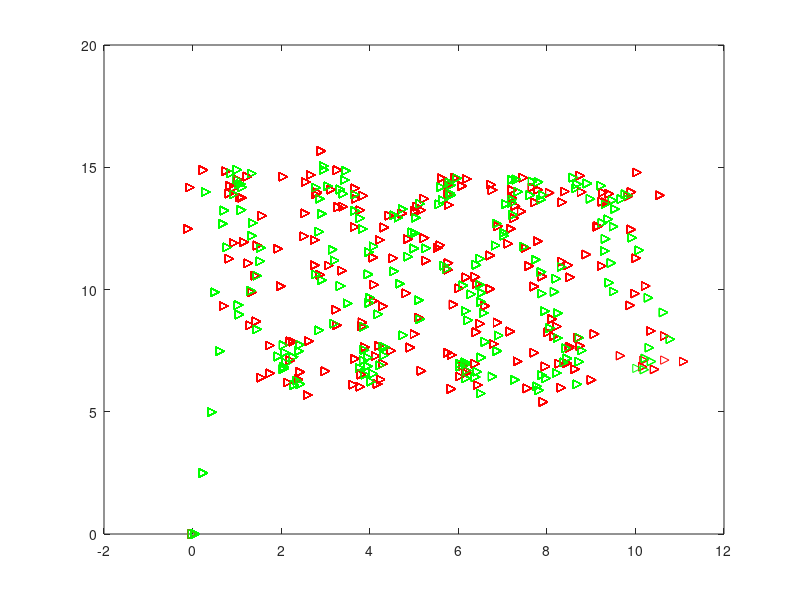
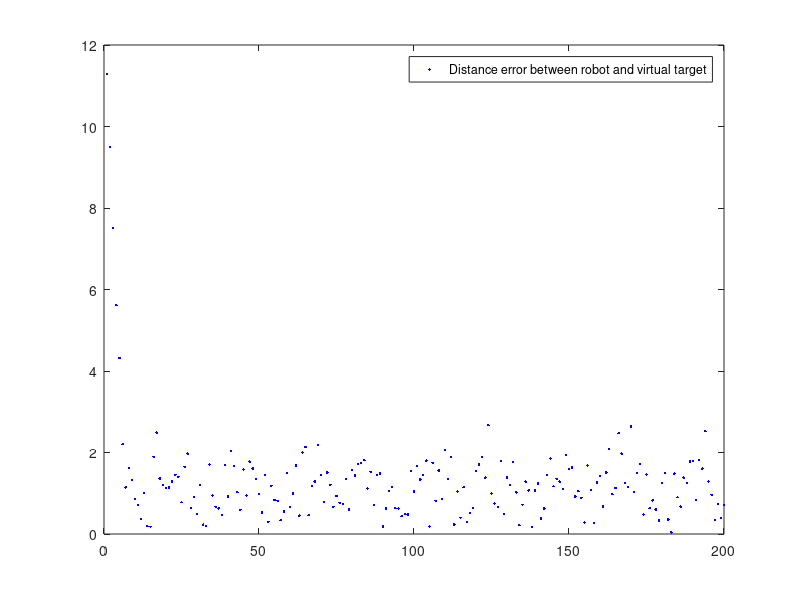
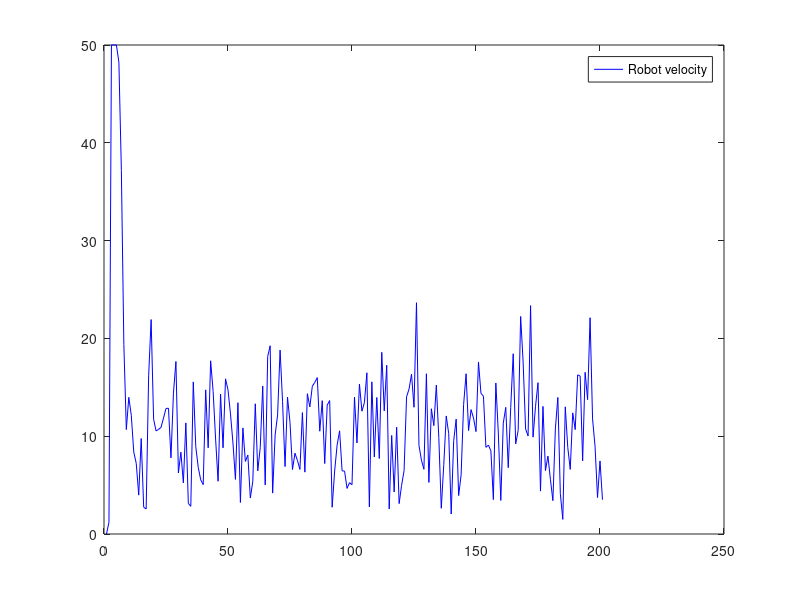
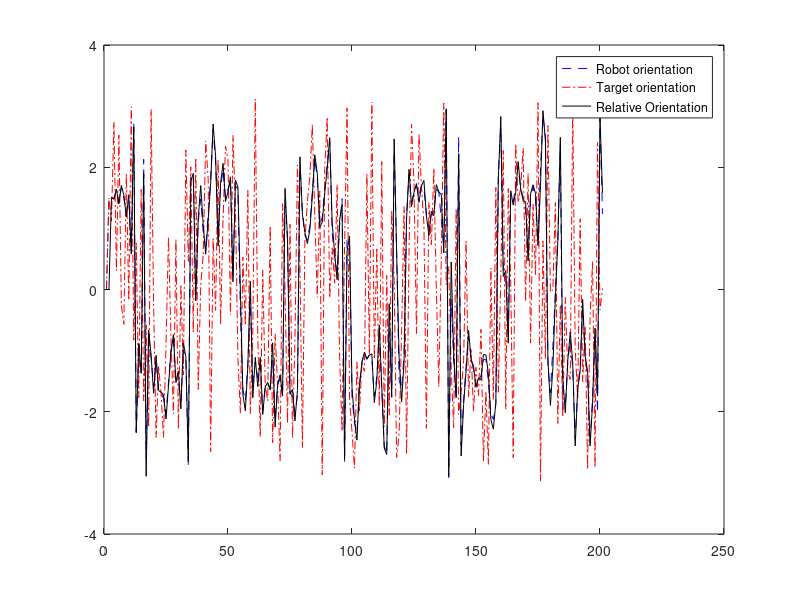

These charts were generated, in order, by the following MATLAB code:
% CPE470/670 Project 2: Potential Field Path Planning
% ========Set parameters for simulation============
clc,clear
close all
n = 2; % Number of dimensions
delta_t = 0.05; % Set time step
t = 0:delta_t:10;% Set total simulation time
lambda = 8.5; % Set scaling factor of attractive potential field
vr_max = 50; % Set maximum of robot velocity
%==================Set VIRTUAL TARGET=================
qv = zeros (length(t),n); %Initial positions of virtual target
pv = 1.2; %Set velocity of virtual target
theta_t = zeros (length(t),1); % Initial heading of the virtual target
 
%===========Set ROBOT =================
%Set initial state of robot (robot)
qr = zeros (length(t),n); %initial position of robot
v_rd =  zeros (length(t),1); %Initial velocity of robot
theta_r = zeros (length(t),1); % Initial heading of the robot
%============Set relative states between robot and VIRTUAL TARGET=================
qrv = zeros (length(t),n); %Save relative positions between robot and virtual target
prv = zeros(length(t),n); %Save relative velocities between robot and virtual target
%====Compute initial relative states between robot and virtual target====
qrv(1,:) = qv(1,:) - qr(1,:);%Compute the initial relative position
%Compute the initial relative velocity
prv(1,:) = [pv*cos(theta_t(1))-v_rd(1)*cos(theta_r(1)), pv*sin(theta_t(1))-v_rd(1)*sin(theta_r(1))];
%====Set noise mean and standard deviation====
noise_mean = 0.5;
noise_std = 0.5; %try 0.2 also
%=========MAIN PROGRAM==================
for i =2:length(t)  
    %linear w/o noise
    %qv_x = t(i);
    %qv_y = t(i);
    %sine w/o noise
    %qv_x = t(i);
    %qv_y = sin(t(i));
    %linear noise
    %qv_x = t(i)+ noise_std * randn + noise_mean;
    %qv_y = 4*t(i) + 10 + noise_std * randn + noise_mean;
    %Sine noisy
    qv_x = t(i) + noise_std * randn + noise_mean;
    qv_y = 4*sin(t(i) * 3) + 10 + noise_std * randn + noise_mean;
    %++++++++++CIRCULAR TRAJECTORY+++++++++++
      %Set target trajectory moving in CIRCULAR trajectory WITHOUT noise
     %qv_x = 60 - 15*cos(t(i));
     %qv_y = 30 + 15*sin(t(i));
     %qv(i,:) = [qv_x, qv_y]; %compute position of virtual target
     %Set target trajectory moving in CIRCULAR trajectory WITH noise
    %qv_x = 60 - 15*cos(t(i))+ noise_std * randn + noise_mean;
    %qv_y = 30 + 15*sin(t(i)) + noise_std * randn + noise_mean;
    %qv(i,:) = [qv_x, qv_y];  %compute position of target
      %Compute the target heading
    qv(i,:) = [qv_x, qv_y];
    qt_diff(i,:) =  qv(i,:)- qv(i-1,:);
    theta_t(i) = atan2(qt_diff(i,2),qt_diff(i,1)); 
 ...(Your code is here)%======UPDATE position and velocity of robot===========

    Phi(i) = atan2(qrv(i - 1,2), qrv(i - 1,1));
    term1 = pv^2;
    term2 = 2*lambda*norm(qrv(i - 1,:))*pv*abs(cos(theta_t(i)-Phi(i)));
    term3 = (norm(qrv(i - 1,:))*lambda)^2;
    v_rd(i) = sqrt(term1 + term2 + term3);
    if v_rd(i) >= vr_max
        v_rd(i) = vr_max;
    end
    nested = (pv*sin(theta_t(i) - Phi(i))/v_rd(i)); 
    theta_r(i) = Phi(i) + asin(nested);

    
    qr(i,:) = qr(i-1,:) + v_rd(i)*delta_t*[cos(theta_r(i-1)), sin(theta_r(i-1))];
    qrv(i,:) = qv(i,:) - qr(i,:);
    prv(i,:) = [pv*cos(theta_t(i)) -  v_rd(i)*cos(theta_r(i)), pv*sin(theta_t(i))-v_rd(i)*sin(theta_r(i))];
error(i) = norm(qv(i,:)-qr(i,:));
    %plot postions qv of virtual target
    plot(qv(:,1),qv(:,2),'r>')
    hold on
    %plot postions qv of robot
    plot(qr(:,1),qr(:,2),'g>')
    M = getframe(gca);
     %mov = addframe(mov,M);   
end
figure(2), plot(error(2:length(t)), 'b.')
legend('Distance error between robot and virtual target')
figure(3), plot(v_rd, 'b')
legend('Robot velocity')
figure(4), plot(theta_r, '--b')
hold on
plot(theta_t, '-.r')
hold on
plot(Phi, 'k')
legend('Robot orientation', 'Target orientation', 'Relative Orientation')



